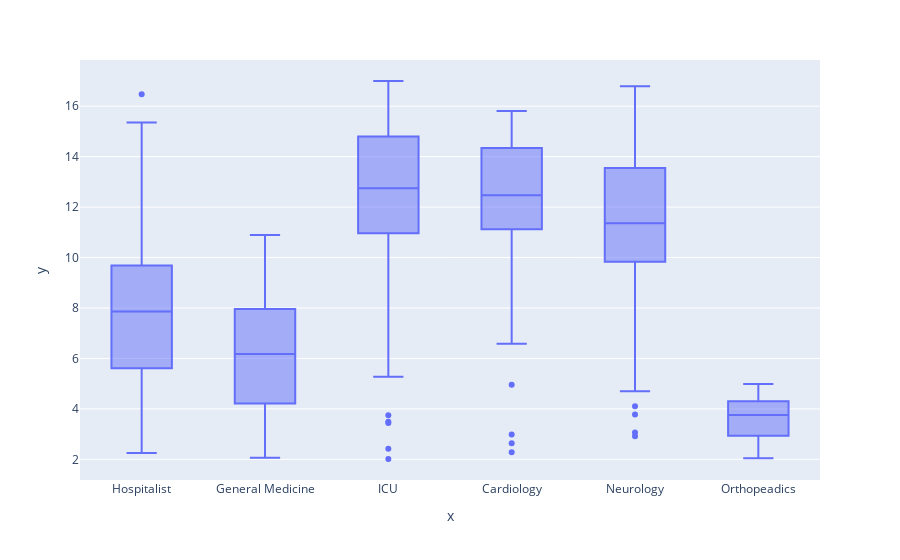

This figure's notebook cell:
### Code cell
#15.Create a boxplot on ExpectedLOS by taking service into account.
#-------------------------------------------------------------------
fig = px.box(x=df4["Service"], y=df4["ExpectedLOS"])
fig.show()

### Figure 1 — Plotly figure (JSON) as saved in the notebook; plotly's stock layout.template omitted (floating-point values rounded to 4 significant figures; data arrays with more than 128 entries replaced by an {"elided": "..."} marker saying what was removed)
{"data": [{"alignmentgroup": "True", "hovertemplate": "x=%{x}<br>y=%{y}<extra></extra>", "legendgroup": "", "marker": {"color": "#636efa"}, "name": "", "notched": false, "offsetgroup": "", "orientation": "v", "showlegend": false, "type": "box", "x": {"elided": "720 str values"}, "x0": " ", "xaxis": "x", "y": {"elided": "720 float values"}, "y0": " ", "yaxis": "y"}], "layout": {"boxmode": "group", "legend": {"tracegroupgap": 0}, "margin": {"t": 60}, "xaxis": {"anchor": "y", "domain": [0, 1], "title": {"text": "x"}}, "yaxis": {"anchor": "x", "domain": [0, 1], "title": {"text": "y"}}}}
